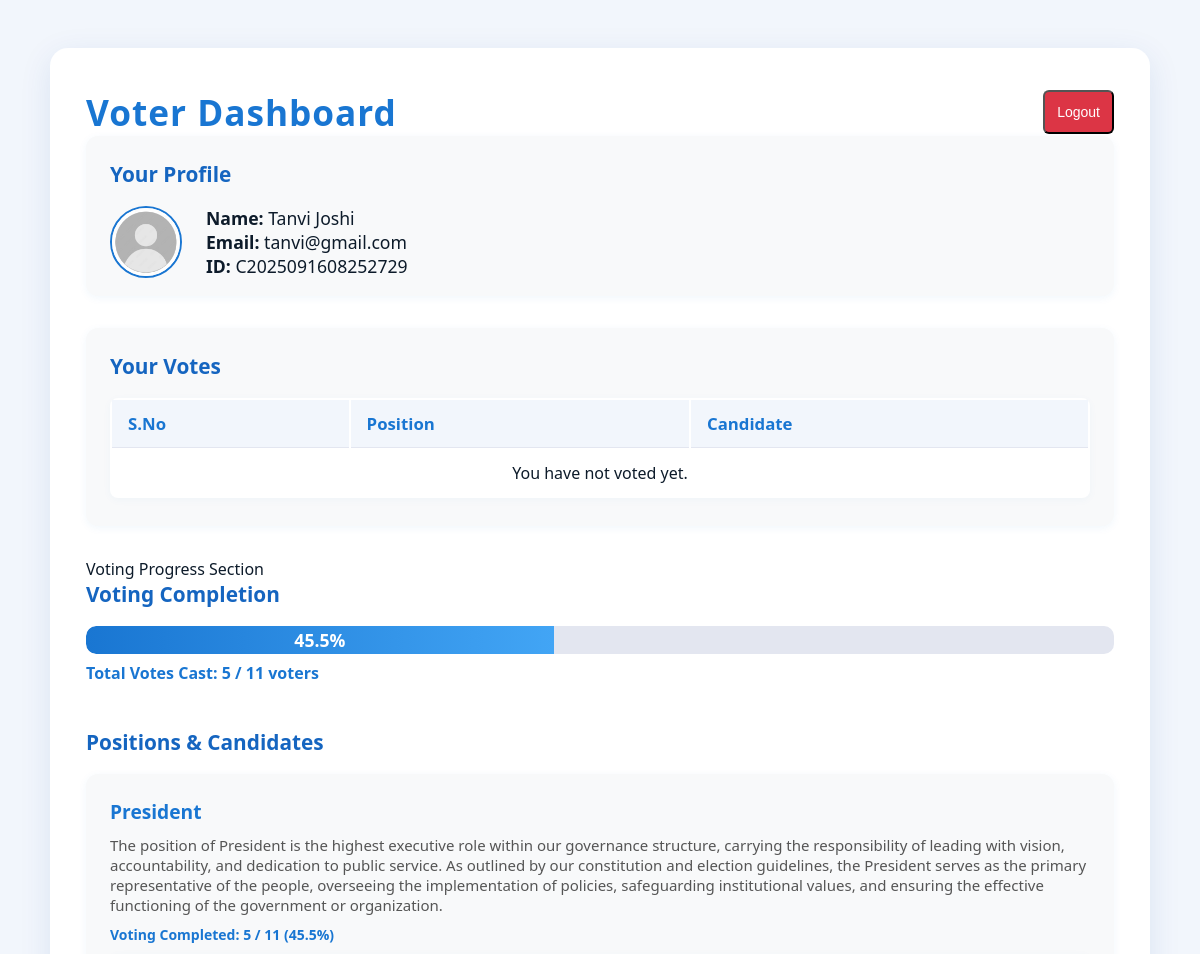
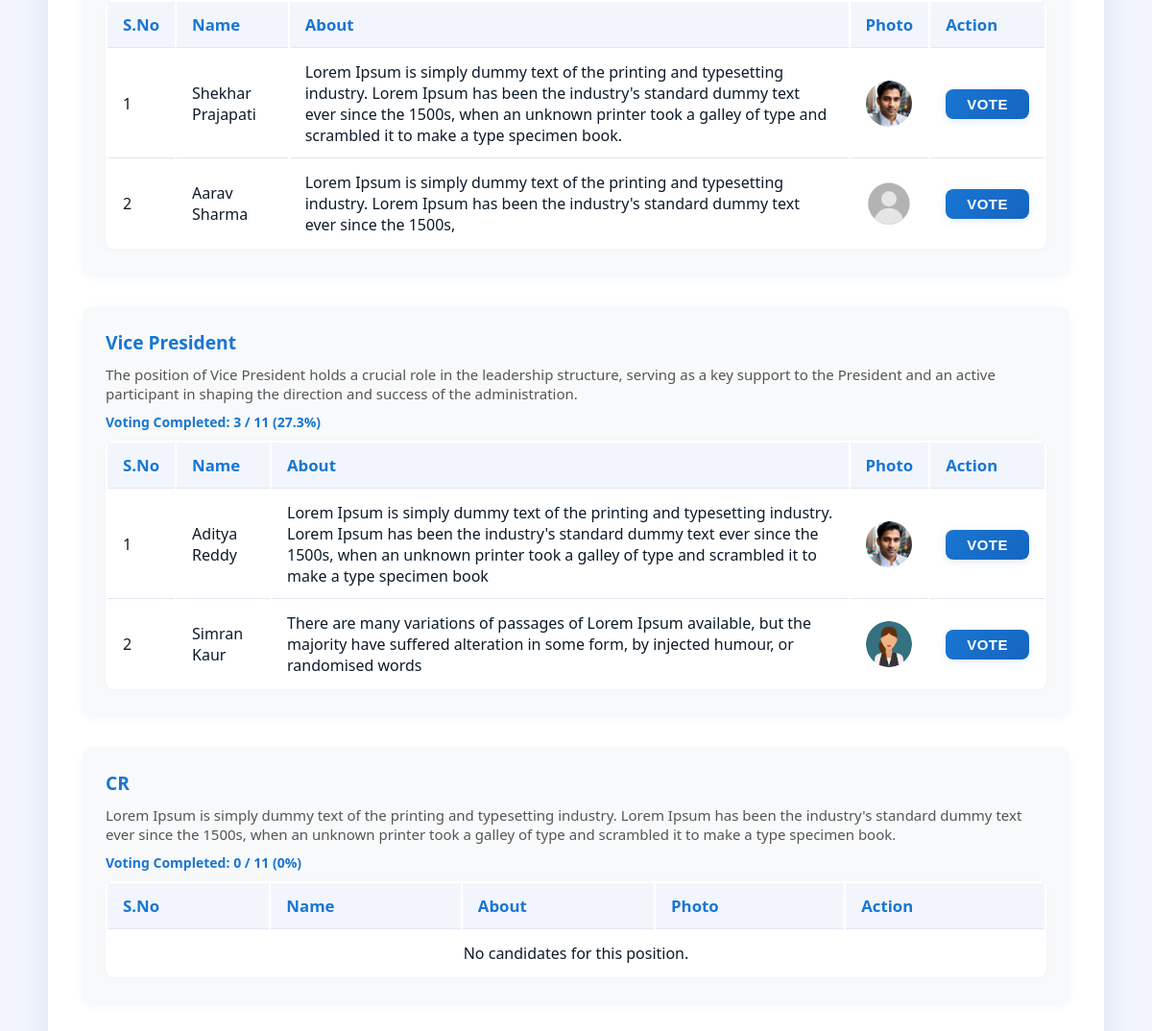
Screenshot of /user/voter/index.php (signed in) with the database file from the repository (2 pictures, top to bottom).
### tables this page shows
CREATE TABLE `positions` (
  `id` int(11) NOT NULL,
  `title` varchar(50) NOT NULL,
  `description` varchar(500) NOT NULL
);

CREATE TABLE `candidates` (
  `id` varchar(25) NOT NULL,
  `name` varchar(30) NOT NULL,
  `email` varchar(50) NOT NULL,
  `password` varchar(25) NOT NULL,
  `gender` varchar(15) NOT NULL,
  `about` varchar(500) NOT NULL,
  `position_id` int(11) NOT NULL,
  `photo` varchar(50) NOT NULL,
  `status` varchar(11) NOT NULL
);

### user/voter/index.php (the view, shortened to what this page needs)
<?php
    include "../../include/conn/conn.php";
?>
<!DOCTYPE html>
<html lang="en">
<head>
    <link rel="stylesheet" href="../../include/css/voter_dashboard.css">
    <link rel="stylesheet" href="../../include/css/admin.css">
</head>
<body>
    <div class="voter-dashboard-container">
        <div style="display: flex; justify-content: space-between; align-items: center;">
            <h1 class="dashboard-title" style="margin-bottom:0;">Voter Dashboard</h1>
            <form action="" method="POST" style="margin:0;">
                <button type="submit" class="logout-btn" name="logout" value="logout">Logout</button>
            </form>
        </div>
        <section class="profile-section" style="margin-bottom:32px;background:#f8f9fa;border-radius:12px;padding:24px 24px 18px 24px;box-shadow:0 2px 8px rgba(25,118,210,0.06);">
            <div class="section-title">Your Profile</div>
            <div class="profile-info" style="display:flex;align-items:center;gap:24px;">
                <img class="profile-photo" src="<?php echo isset($_SESSION['user']['photo']) ? '../../include/photo/' . $_SESSION['user']['photo'] : '../../include/img/login_bg.jpeg'; ?>" alt="Profile Photo" style="width:72px;height:72px;border-radius:50%;object-fit:cover;border:2px solid #1976d2;">
                <div class="profile-details" style="font-size:1.1rem;">
                    <div><strong>Name:</strong> <?php echo $_SESSION['user']['name']; ?></div>
                    <div><strong>Email:</strong> <?php echo $_SESSION['user']['email']; ?></div>
                    <div><strong>ID:</strong> <?php echo $_SESSION['user']['id']; ?></div>
                </div>
            </div>
        </section>
        <section class="votes-cast-section" style="margin-bottom:32px;background:#f8f9fa;border-radius:12px;padding:24px 24px 18px 24px;box-shadow:0 2px 8px rgba(25,118,210,0.06);">
            <div class="section-title">Your Votes</div>
            <table class="candidates-table">
                <thead>
                    <tr>
                        <th>S.No</th>
                        <th>Position</th>
                        <th>Candidate</th>
                    </tr>
                </thead>
                <tbody>
                <?php
                    $voter_id = $_SESSION['user']['id'];
                    $votes_query = "SELECT v.position_id, v.candidate_id, p.title as position_title, c.name as candidate_name FROM votes v JOIN positions p ON v.position_id = p.id JOIN candidates c ON v.candidate_id = c.id WHERE v.voter_id = '$voter_id'";
                    $votes_result = mysqli_query($conn, $votes_query);
                    if ($votes_result && mysqli_num_rows($votes_result) > 0) {
                        $sno = 1;
                        while ($vote = mysqli_fetch_assoc($votes_result)) {
                            echo '<tr>';
                            echo '<td>' . $sno++ . '</td>';
                            echo '<td>' . htmlspecialchars($vote['position_title']) . '</td>';
                            echo '<td>' . htmlspecialchars($vote['candidate_name']) . '</td>';
                            echo '</tr>';
                        }
                    } else {
                        echo '<tr><td colspan="3" style="text-align:center;">You have not voted yet.</td></tr>';
                    }
                ?>
                </tbody>
            </table>
        </section>
        Voting Progress Section
        <section class="voting-section">
            <div class="section-title">Voting Completion</div>
            <?php
                $votes_query = "select COUNT(*) as total_votes from votes group by position_id";
                $votes_result = mysqli_query($conn, $votes_query);
                $votes_count = 0;
                if ($votes_result) {
                    $votes_row = mysqli_fetch_assoc($votes_result);
                    $votes_count = $votes_row['total_votes'];
                }
                $voters_query = "select COUNT(*) as total_voters from voters";
                $voters_result = mysqli_query($conn, $voters_query);
                $voters_count = 1;
                if ($voters_result) {
                    $voters_row = mysqli_fetch_assoc($voters_result);
                    $voters_count = max(1, $voters_row['total_voters']);
                }
                $voting_percent = round(($votes_count / $voters_count) * 100, 1);
            ?>
            <div class="voting-progress-bar">
                <div class="voting-progress" style="width: <?php echo $voting_percent; ?>%;">
                    <?php echo $voting_percent; ?>%
                </div>
            </div>
            <div style="margin-top:8px;color:#1976d2;font-weight:600;">Total Votes Cast: <?php echo $votes_count; ?> / <?php echo $voters_count; ?> voters</div>
        </section>
        <br><br>
        <section class="positions-section">
            <div class="section-title">Positions & Candidates</div>
            <?php
                $positions_query = "SELECT * FROM positions";
                $positions_result = mysqli_query($conn, $positions_query);
                if ($positions_result && mysqli_num_rows($positions_result) > 0) {
                    while ($position = mysqli_fetch_assoc($positions_result)) {
                        $position_id = $position['id'];
                        echo '<div class="position-block">';
                        echo '<div class="position-title">' . htmlspecialchars($position['title']) . '</div>';
                        echo '<div style="margin-bottom:10px;color:#555;font-size:15px;">' . htmlspecialchars($position['description']) . '</div>';
                        $votes_pos_query = "SELECT COUNT(*) as votes_cast FROM votes WHERE position_id = $position_id";
                        $votes_pos_result = mysqli_query($conn, $votes_pos_query);
                        $votes_cast = 0;
                        if ($votes_pos_result) {
                            $votes_pos_row = mysqli_fetch_assoc($votes_pos_result);
                            $votes_cast = $votes_pos_row['votes_cast'];
                        }
                        $voters_query = "SELECT COUNT(*) as total_voters FROM voters";
                        $voters_result = mysqli_query($conn, $voters_query);
                        $voters_count = 1;
                        if ($voters_result) {
                            $voters_row = mysqli_fetch_assoc($voters_result);
                            $voters_count = max(1, $voters_row['total_voters']);
                        }
                        $percent = round(($votes_cast / $voters_count) * 100, 1);
                        echo '<div style="margin-bottom:10px;font-size:14px;color:#1976d2;font-weight:600;">Voting Completed: ' . $votes_cast . ' / ' . $voters_count . ' (' . $percent . '%)</div>';
                        $candidates_query = "SELECT * FROM candidates WHERE position_id = $position_id AND status = 'approved'";
                        $candidates_result = mysqli_query($conn, $candidates_query);
                        $voted_candidate_id = null;
                        echo '<table class="candidates-table">';
                        echo '<thead><tr><th>S.No</th><th>Name</th><th>About</th><th>Photo</th><th>Action</th></tr></thead>';
                        echo '<tbody>';
                        if ($candidates_result && mysqli_num_rows($candidates_result) > 0) {
                            $sno = 1;
                            while ($candidate = mysqli_fetch_assoc($candidates_result)) {
                                echo '<tr>';
                                echo '<td>' . $sno++ . '</td>';
                                echo '<td>' . htmlspecialchars($candidate['name']) . '</td>';
                                echo '<td>' . htmlspecialchars($candidate['about']) . '</td>';
                                echo '<td><img src="../../include/photo/' . htmlspecialchars($candidate['photo']) . '" alt="Photo" style="width:48px;height:48px;border-radius:50%;object-fit:cover;"></td>';
                                echo '<td>';
                                if ($voted_candidate_id) {
                                    if ($voted_candidate_id == $candidate['id']) {
                                        echo '<button class="vote-btn" disabled>Voted</button>';
                                    } else {
                                        echo '<button class="vote-btn" disabled>Can\'t vote</button>';
                                    }
                                } else {
                                    echo '<form method="POST" style="display:inline;">';
                                    echo '<button type="submit" class="vote-btn">Vote</button>';
                                    echo '</form>';
                                }
                                echo '</td>';
                                echo '</tr>';
                            }
                        } else {
                            echo '<tr><td colspan="5" style="text-align:center;">No candidates for this position.</td></tr>';
                        }
                        echo '</tbody></table>';
                        echo '</div>';
                    }
                } else {
                    echo '<div style="text-align:center;">No positions available.</div>';
                }
            ?>
        </section>
    </div>
</body>
</html>

### include/css/voter_dashboard.css (style rules this page uses)
body { font-family: 'Segoe UI', Tahoma, Geneva, Verdana, sans-serif; background: #f2f6fc; color: #0d1b2a; margin: 0; padding: 0; }
.voter-dashboard-container { max-width: 1100px; margin: 48px auto 0 auto; background: #fff; border-radius: 18px; box-shadow: 0 8px 32px rgba(13, 71, 161, 0.10); padding: 40px 36px 32px 36px; }
.dashboard-title { font-size: 2.2rem; font-weight: 700; color: #1976d2; margin-bottom: 32px; text-align: center; letter-spacing: 1px; }
.section-title { font-size: 1.3rem; font-weight: 600; color: #1565c0; margin-bottom: 18px; }
.position-block { background: #f8f9fa; border-radius: 12px; margin-bottom: 32px; padding: 24px 24px 18px 24px; box-shadow: 0 2px 8px rgba(25, 118, 210, 0.06); }
.position-title { font-size: 1.2rem; font-weight: 600; color: #1976d2; margin-bottom: 10px; }
.candidates-table { width: 100%; border-collapse: separate; border-radius: 8px; overflow: hidden; background: #fff; box-shadow: 0 2px 8px rgba(25, 118, 210, 0.04); margin-bottom: 10px; }
.candidates-table th, .candidates-table td { padding: 12px 16px; border-bottom: 1px solid #e3e6f0; text-align: left; }
.candidates-table th { background: #f2f6fc; color: #1976d2; font-size: 1.05rem; font-weight: 600; }
.candidates-table tr:last-child td { border-bottom: none; }
.vote-btn { background: linear-gradient(135deg, #1976d2 0%, #1565c0 100%); color: white; border: none; padding: 7px 22px; border-radius: 8px; font-size: 15px; font-weight: 600; cursor: pointer; transition: all 0.3s ease; box-shadow: 0 2px 8px rgba(25, 118, 210, 0.13); text-transform: uppercase; letter-spacing: 0.5px; }
.voting-progress-bar { width: 100%; background: #e3e6f0; border-radius: 10px; height: 28px; margin-top: 10px; overflow: hidden; }
.voting-progress { height: 100%; background: linear-gradient(90deg, #1976d2 0%, #42a5f5 100%); border-radius: 10px 0 0 10px; color: #fff; font-weight: 600; font-size: 1.1rem; display: flex; align-items: center; justify-content: center; transition: width 0.5s; }
.profile-section, .votes-cast-section { margin-bottom: 32px; background: #f8f9fa; border-radius: 12px; padding: 24px 24px 18px 24px; box-shadow: 0 2px 8px rgba(25, 118, 210, 0.06); }
.profile-info { display: flex; align-items: center; gap: 24px; }
.profile-photo { width: 72px; height: 72px; border-radius: 50%; object-fit: cover; border: 2px solid #1976d2; }
.profile-details { font-size: 1.1rem; }
.votes-cast-section { max-height: 320px; overflow-y: auto; }
.votes-cast-section .candidates-table { min-width: 400px; width: 100%; display: table; max-width: none; overflow-x: unset; }

### include/css/admin.css (style rules this page uses)
* { margin: 0; padding: 0; box-sizing: border-box; }
body { font-family: 'Segoe UI', Tahoma, Geneva, Verdana, sans-serif; color: #0d1b2a; background: #f2f6fc; overflow-x: hidden; }
.logout-btn { display: block; width: 100%; padding: 12px; background: #dc3545; color: white; text-decoration: none; text-align: center; border-radius: 6px; font-weight: 500; font-size: 14px; }

### rows the page displays
positions: title "President", description "The position of President is the highest executive role within our governance structure, carrying the responsibility of leading with vision, accountability, and dedication to public service. As outlined by our constitution and election guidelines, the President serves as the primary representative of the people, overseeing the implementation of policies, safeguarding institutional values, and ensuring the effective functioning of the government or organization.", votes_cast "5", voters_count "11", percent "45.5"
candidates: name "Shekhar Prajapati", about "Lorem Ipsum is simply dummy text of the printing and typesetting industry. Lorem Ipsum has been the industry's standard dummy text ever since the 1500s, when an unknown printer took a galley of type and scrambled it to make a type specimen book.", photo (picture)
candidates: name "Aarav Sharma", about "Lorem Ipsum is simply dummy text of the printing and typesetting industry. Lorem Ipsum has been the industry's standard dummy text ever since the 1500s,", photo (placeholder picture)
positions: title "Vice President", description "The position of Vice President holds a crucial role in the leadership structure, serving as a key support to the President and an active participant in shaping the direction and success of the administration.", votes_cast "3", voters_count "11", percent "27.3"
candidates: name "Aditya Reddy", about "Lorem Ipsum is simply dummy text of the printing and typesetting industry. Lorem Ipsum has been the industry's standard dummy text ever since the 1500s, when an unknown printer took a galley of type and scrambled it to make a type specimen book", photo (picture)
candidates: name "Simran Kaur", about "There are many variations of passages of Lorem Ipsum available, but the majority have suffered alteration in some form, by injected humour, or randomised words", photo (picture)
positions: title "CR", description "Lorem Ipsum is simply dummy text of the printing and typesetting industry. Lorem Ipsum has been the industry's standard dummy text ever since the 1500s, when an unknown printer took a galley of type and scrambled it to make a type specimen book.", votes_cast "0", voters_count "11", percent "0", shows "No candidates for this position."

### other values shown
$_SESSION['user']['name'] "Tanvi Joshi"
$_SESSION['user']['email'] "tanvi@gmail.com"
$_SESSION['user']['id'] "C2025091608252729"
$voting_percent "45.5"
$votes_count "5"
$voters_count "11"
